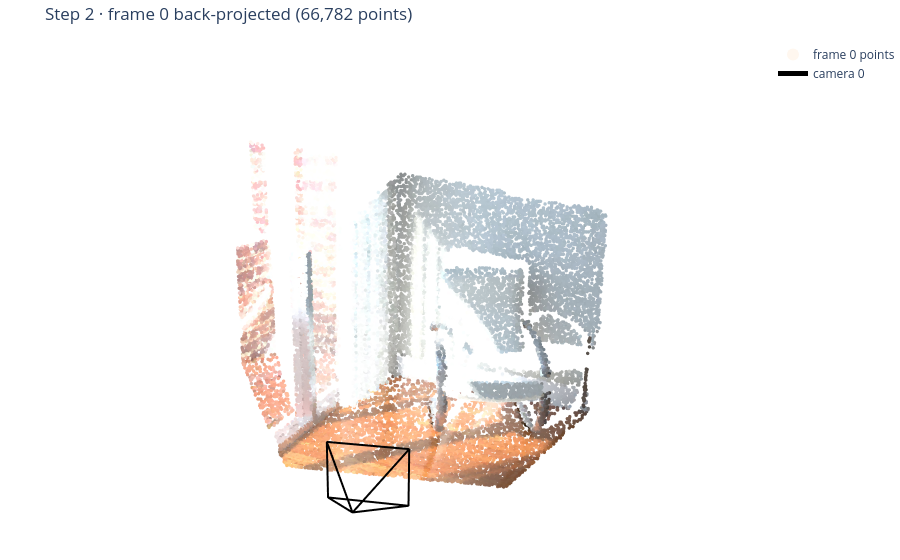

Notebook code cell kept with this figure:
### Markdown cell above
## Step 2 · 单帧反投影：像素 → 三维点

对每个有效深度像素 $(u, v)$：

$$x_w = R_{wc}\,\big(D(u,v)\,K^{-1}[u, v, 1]^\top\big) + t_{wc}$$

与《可行性与实现建议》§2.2 的公式相同。下图是第 0 帧每 2 个像素取 1 个得到的世界坐标点，黑色线框是相机位置和朝向。

### Code cell
points0, pixels0 = backproject(frames[0], stride=2)
colours0 = frames[0].rgb[pixels0[:, 1], pixels0[:, 0]] / 255.0
fig = scene_figure([points_trace(points0, colours0, name="frame 0 points"), frustum_trace(frames[0])],
                   f"Step 2 · frame 0 back-projected ({len(points0):,} points)")
save_html(fig, OUT / "step2_single_frame.html")
fig

### Figure 1 — Plotly figure (JSON) as saved in the notebook; plotly's stock layout.template omitted (floating-point values rounded to 4 significant figures; data arrays with more than 128 entries replaced by an {"elided": "..."} marker saying what was removed)
{"data": [{"marker": {"color": {"elided": "20000 str values"}, "size": 2}, "mode": "markers", "name": "frame 0 points", "type": "scatter3d", "visible": true, "x": {"elided": "20000 float values"}, "y": {"elided": "20000 float values"}, "z": {"elided": "20000 float values"}}, {"line": {"color": "black", "width": 4}, "mode": "lines", "name": "camera 0", "type": "scatter3d", "x": [2.0, 1.848, 2.152, 2.0, 2.152, 1.848, 2.0, 1.848, 1.848, 2.152, 2.152], "y": [2.0, 1.886, 1.886, 2.0, 2.114, 2.114, 2.0, 1.886, 2.114, 2.114, 1.886], "z": [-0.3, -0.05, -0.05, -0.3, -0.05, -0.05, -0.3, -0.05, -0.05, -0.05, -0.05]}], "layout": {"height": 560, "legend": {"itemsizing": "constant"}, "margin": {"b": 0, "l": 0, "r": 0, "t": 40}, "scene": {"aspectmode": "data", "camera": {"eye": {"x": 0.25, "y": -0.35, "z": -1.35}, "up": {"x": 0, "y": -1, "z": 0}}, "xaxis": {"visible": false}, "yaxis": {"visible": false}, "zaxis": {"visible": false}}, "title": {"text": "Step 2 · frame 0 back-projected (66,782 points)"}}}
